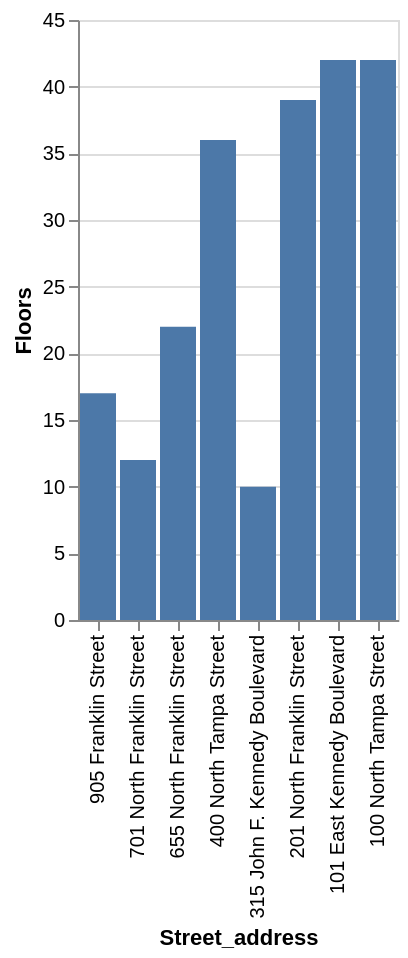

Express this chart as Vega-Lite.
### Vega-Lite specification from a JSON file in a GitHub repository (floating-point values rounded to 4 significant figures)
{"data": {"values": [{"x_data": "315 John F. Kennedy Boulevard", "y_data": 10}, {"x_data": "701 North Franklin Street", "y_data": 12}, {"x_data": "905 Franklin Street", "y_data": 17}, {"x_data": "655 North Franklin Street", "y_data": 22}, {"x_data": "400 North Tampa Street", "y_data": 36}, {"x_data": "201 North Franklin Street", "y_data": 39}, {"x_data": "101 East Kennedy Boulevard", "y_data": 42}, {"x_data": "100 North Tampa Street", "y_data": 42}]}, "mark": "bar", "encoding": {"x": {"field": "x_data", "type": "nominal", "title": "Street_address", "sort": "descending"}, "y": {"field": "y_data", "type": "quantitative", "title": "Floors"}}}
